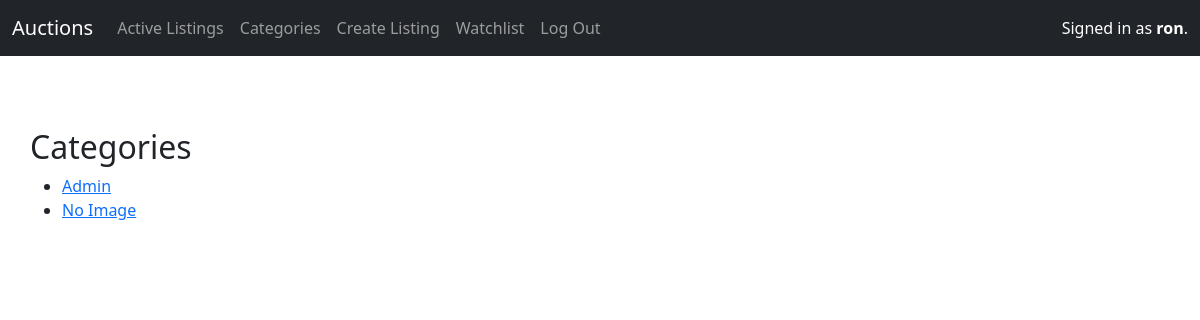
The app's page /categories (signed in), older data.
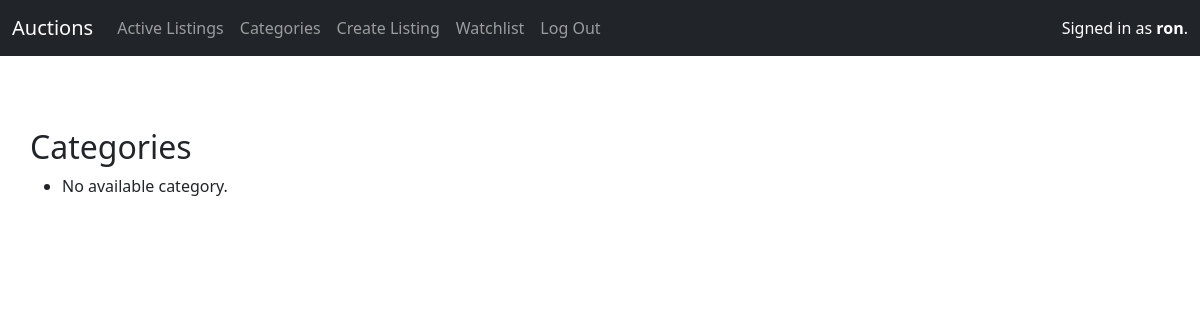
The same page, newer data.
### auctions/models.py (models this page shows, shortened)
class AuctionListing(models.Model):
    title = models.CharField(max_length=64)
    description = models.TextField()
    starting_bid = models.IntegerField()
    current_price = models.ForeignKey('Bid', on_delete=models.CASCADE, related_name="listings")
    image = models.URLField(blank=True)
    category = models.CharField(max_length=64, blank=True)
    seller = models.ForeignKey(User, on_delete=models.CASCADE, related_name="listings")
    comments = models.ManyToManyField('Comment', blank=True, related_name="listings")
    active = models.BooleanField(default=True)
    watchlist = models.ManyToManyField(User, blank=True, related_name="watchlist")

### auctions/views.py (the view)
# urls.py: path("categories", views.categories, name="categories"),
def categories(request):
    avail_categories = AuctionListing.objects.values_list('category', flat=True).distinct().order_by().exclude(category='').filter(active=True)
    return render(request, "auctions/categories.html", {
        "categories": avail_categories
    })

### auctions/templates/auctions/categories.html
{% extends "auctions/layout.html" %}
{% block body %}
    <h2>Categories</h2>
    <ul>
        {% for category in categories %}
            <li><a href="{% url 'category_listing' category %}">{{ category }}</a></li>
        {% empty %}
            <li>No available category.</li>
        {% endfor %}
    </ul>
{% endblock %}

Row changes from the older to the newer data that the page shows:
no longer on this page (row edited): AuctionListing: category "Admin"
no longer on this page (row edited): AuctionListing: category "No Image"
Text that changed along with them:
text now shown: "No available category."
